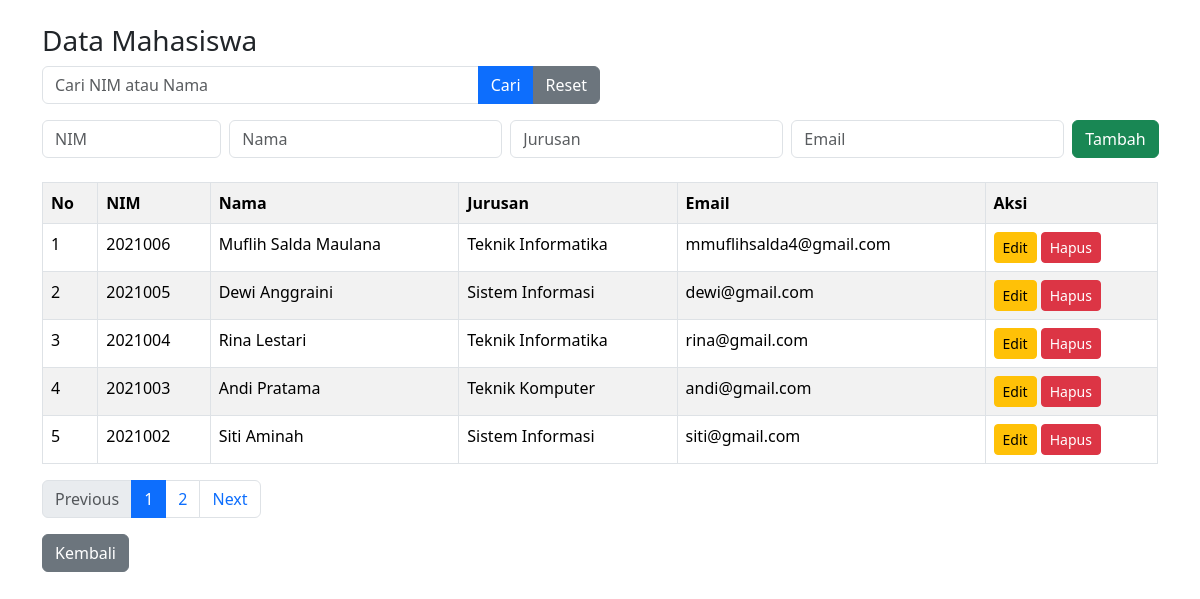
Page /index.php?url=mahasiswa (signed in) on the committed database.
### tables this page shows
CREATE TABLE `mahasiswa` (
  `id` int(11) NOT NULL,
  `nim` varchar(20) NOT NULL,
  `nama` varchar(100) NOT NULL,
  `jurusan` varchar(100) DEFAULT NULL,
  `email` varchar(100) DEFAULT NULL,
  `created_at` timestamp NOT NULL DEFAULT current_timestamp()
);

### app/controllers/MahasiswaController.php (called while the page is built, shortened)
<?php
require_once '../app/models/Mahasiswa.php';
class MahasiswaController {
    private $model;
    public function __construct() {
        $this->model = new Mahasiswa();
    }
    public function index() {
        $search = $_GET['search'] ?? '';
        $page   = max(1, $_GET['page'] ?? 1);
        $limit  = 5;
        $offset = ($page - 1) * $limit;
        $data = $this->model->paginate($limit, $offset, $search);
        $totalData = $this->model->countData($search);
        $totalPage = ceil($totalData / $limit);
        require '../app/views/mahasiswa/index.php';
    }
}

### app/models/Mahasiswa.php (called while the page is built, shortened)
<?php
require_once '../config/database.php';
class Mahasiswa {
    private $conn;
    public function __construct() {
        $db = new Database();
        $this->conn = $db->connect();
    }
    public function paginate($limit, $offset, $search = '') {
        if ($search) {
            $stmt = $this->conn->prepare(
                "SELECT * FROM mahasiswa
                 WHERE nim LIKE :s OR nama LIKE :s
                 ORDER BY id DESC
                 LIMIT :l OFFSET :o"
            );
            $stmt->bindValue(':s', "%$search%");
        } else {
            $stmt = $this->conn->prepare(
                "SELECT * FROM mahasiswa
                 ORDER BY id DESC
                 LIMIT :l OFFSET :o"
            );
        }
        $stmt->bindValue(':l', (int)$limit, PDO::PARAM_INT);
        $stmt->bindValue(':o', (int)$offset, PDO::PARAM_INT);
        $stmt->execute();
        return $stmt->fetchAll(PDO::FETCH_ASSOC);
    }
    public function countData($search = '') {
        return $this->conn->query("SELECT COUNT(*) FROM mahasiswa")->fetchColumn();
    }
}

### config/database.php (called while the page is built, shortened)
<?php
class Database {
    private $host = "localhost";
    private $db   = "siakad_uas";
    private $user = "root";
    private $pass = "";
    public function connect() {
        try {
            $this->conn = new PDO(
                "mysql:host=$this->host;dbname=$this->db",
                $this->user,
                $this->pass
            );
            $this->conn->setAttribute(PDO::ATTR_ERRMODE, PDO::ERRMODE_EXCEPTION);
            return $this->conn;
        } catch(PDOException $e) {
            die("Koneksi gagal: " . $e->getMessage());
        }
    }
}

### app/views/mahasiswa/index.php (the view, shortened to what this page needs)
<!DOCTYPE html>
<html>
<head>
    <link href="https://cdn.jsdelivr.net/npm/bootstrap@5.3.2/dist/css/bootstrap.min.css" rel="stylesheet">
</head>
<body class="container mt-4">
<h3>Data Mahasiswa</h3>
<form method="get" class="mb-3">
    <div class="input-group w-50">
        <input type="text" name="search" class="form-control"
               placeholder="Cari NIM atau Nama"
               value="<?= htmlspecialchars($_GET['search'] ?? '') ?>">
        <button class="btn btn-primary">Cari</button>
        <a href="index.php?url=mahasiswa" class="btn btn-secondary">Reset</a>
    </div>
</form>
<?php if ($_SESSION['user']['role'] === 'admin'): ?>
<form method="post" action="index.php?url=mahasiswa/store" class="row g-2 mb-4">
    <div class="col-md-2">
        <input name="nim" class="form-control" placeholder="NIM" required>
    </div>
    <div class="col-md-3">
        <input name="nama" class="form-control" placeholder="Nama" required>
    </div>
    <div class="col-md-3">
        <input name="jurusan" class="form-control" placeholder="Jurusan">
    </div>
    <div class="col-md-3">
        <input name="email" class="form-control" placeholder="Email">
    </div>
    <div class="col-md-1">
        <button class="btn btn-success">Tambah</button>
    </div>
</form>
<?php endif; ?>
<table class="table table-bordered table-striped">
<tr>
    <th>No</th>
    <th>NIM</th>
    <th>Nama</th>
    <th>Jurusan</th>
    <th>Email</th>
    <th>Aksi</th>
</tr>
<?php $no=1; foreach ($data as $m): ?>
<tr>
    <td><?= $no++ ?></td>
    <td><?= htmlspecialchars($m['nim']) ?></td>
    <td><?= htmlspecialchars($m['nama']) ?></td>
    <td><?= htmlspecialchars($m['jurusan']) ?></td>
    <td><?= htmlspecialchars($m['email']) ?></td>
    <td>
        <?php if ($_SESSION['user']['role'] === 'admin'): ?>
            <a href="index.php?url=mahasiswa/edit&id=<?= $m['id'] ?>"
               class="btn btn-warning btn-sm">Edit</a>
            <a href="index.php?url=mahasiswa/delete&id=<?= $m['id'] ?>"
               class="btn btn-danger btn-sm"
               onclick="return confirm('Hapus data?')">Hapus</a>
        <?php else: ?>
            <span class="text-muted">Read Only</span>
        <?php endif; ?>
    </td>
</tr>
<?php endforeach; ?>
</table>
<?php if ($totalPage > 1): ?>
<nav>
    <ul class="pagination">
        <li class="page-item <?= ($page <= 1) ? 'disabled' : '' ?>">
            <a class="page-link"
               href="index.php?url=mahasiswa&page=<?= $page - 1 ?>&search=<?= htmlspecialchars($_GET['search'] ?? '') ?>">
               Previous
            </a>
        </li>
        <?php for ($i = 1; $i <= $totalPage; $i++): ?>
        <li class="page-item <?= ($i == $page) ? 'active' : '' ?>">
            <a class="page-link"
               href="index.php?url=mahasiswa&page=<?= $i ?>&search=<?= htmlspecialchars($_GET['search'] ?? '') ?>">
               <?= $i ?>
            </a>
        </li>
        <?php endfor; ?>
        <li class="page-item <?= ($page >= $totalPage) ? 'disabled' : '' ?>">
            <a class="page-link"
               href="index.php?url=mahasiswa&page=<?= $page + 1 ?>&search=<?= htmlspecialchars($_GET['search'] ?? '') ?>">
               Next
            </a>
        </li>
    </ul>
</nav>
<?php endif; ?>
<a href="index.php?url=dashboard" class="btn btn-secondary">Kembali</a>
</body>
</html>

### rows in the picture
mahasiswa: nim "2021006", nama "Muflih Salda Maulana", jurusan "Teknik Informatika", email "mmuflihsalda4@gmail.com"
mahasiswa: nim "2021005", nama "Dewi Anggraini", jurusan "Sistem Informasi", email "dewi@gmail.com"
mahasiswa: nim "2021004", nama "Rina Lestari", jurusan "Teknik Informatika", email "rina@gmail.com"
mahasiswa: nim "2021003", nama "Andi Pratama", jurusan "Teknik Komputer", email "andi@gmail.com"
mahasiswa: nim "2021002", nama "Siti Aminah", jurusan "Sistem Informasi", email "siti@gmail.com"
